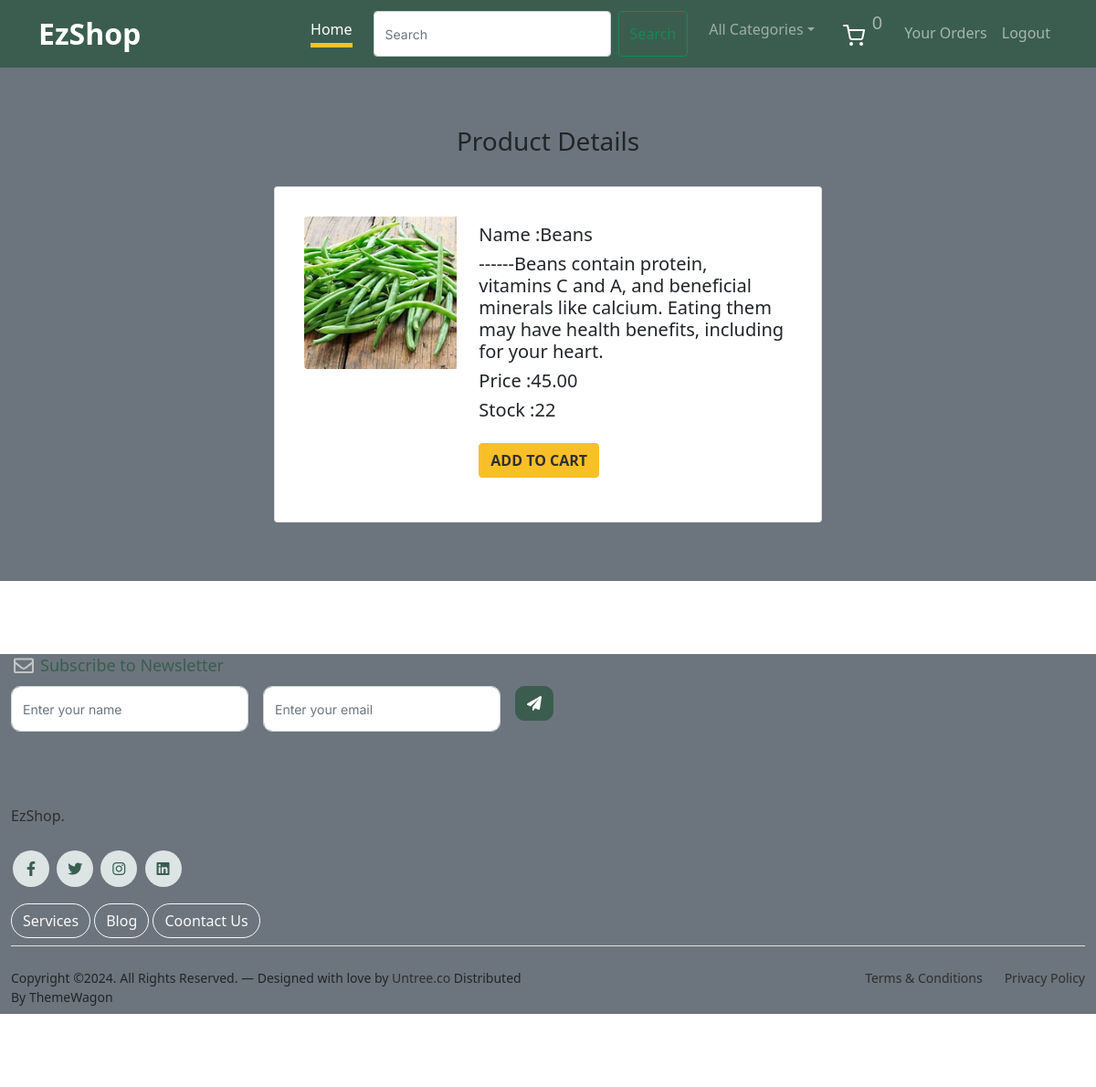
The app's page /productdetails/1 (signed in) with its own data.
### shop/models.py (models this page shows, shortened)
class Product(models.Model):
    name=models.CharField(max_length=30)
    description=models.TextField()
    image=models.ImageField(upload_to="products")
    price=models.DecimalField(max_digits=10,decimal_places=2)
    stock=models.IntegerField()
    available=models.BooleanField(default=True)
    created=models.DateTimeField(auto_now_add=True)
    updated=models.DateTimeField(auto_now=True)
    category=models.ForeignKey(Itemcategory,on_delete=models.CASCADE)

### shop/views.py (the view)
# urls.py: path('productdetails/<int:p>',views.productdetails,name="productdetails"),
def productdetails(request,p):
    pro=Product.objects.get(id=p)
    context={'product':pro}
    return render(request,"productdetails.html",context)

### cart/context_processors.py (called while the page is built)
def countitems(request):
  u=request.user
  count=0
  if request.user.is_authenticated:
      try:
          c=Cart.objects.filter(user=u)
          for i in c:
              count+=i.quantity
      except:
          count=0
  return {'c':count}

### shop/context_processors.py (called while the page is built)
def menulink(request):
    c=Itemcategory.objects.all()
    return {'links':c}

### templates/productdetails.html
{% extends 'base.html' %}
{% load static %}
{% block content %}
<div class="row p-5 bg-secondary">
    <h3 class="text-center mt-3">Product Details</h3>
<div class="card mb-3 mt-4 mx-auto p-4" style="max-width:600px;">
  <div class="row g-0">
    <div class="col-md-4 p-2">
      <img src="{{product.image.url}}" class="img-fluid rounded-start" alt="..." height="600px" width="140%">
    </div>
    <div class="col-md-8">
      <div class="card-body fs-4">
        <h5 class="card-title">Name :{{product.name}}</h5>
        <h5 class="card-title">------{{product.description}}</h5>
         <h5 class="card-title">Price :{{product.price}}</h5>
          <h5 class="card-title">Stock :{{product.stock}}</h5>
          {% if user.is_superuser == True %}
             {% if product.stock > 0 %}
               <h6>Product in Stock</h6>
                  <a href="{% url 'shop:addstock' product.id %}" class="btn btn-secondary fw-bold mt-3 mb-2 text-center">ADD STOCK</a>
                 {% else %}
                   <h5>Product Out of Stock</h5>
          <a href="{% url 'shop:addstock' product.id %}" class="btn btn-secondary fw-bold mt-3 mb-2 text-center">ADD STOCK</a>
          {% endif %}
         {% else %}
          {% if product.stock > 0 %}
          <a href="{% url 'cart:cartview' %}" class="btn btn-secondary fw-bold mt-3 mb-2 text-center">ADD TO CART</a>
         {% else %}
          <h5> Out of Stock </h5>
            {% endif %}
      {% endif %}
      </div>
    </div>
  </div>
</div></div>
{% endblock %}

### static/css/style.css (style rules this page uses)
body { overflow-x: hidden; position: relative; }
body { font-family: "Inter", sans-serif; font-weight: 400; line-height: 28px; color: #6a6a6a; font-size: 14px; }
a { text-decoration: none; -webkit-transition: .3s all ease; -o-transition: .3s all ease; transition: .3s all ease; color: #2f2f2f; text-decoration: underline; }
.btn { font-weight: 600; padding: 12px 30px; border-radius: 30px; color: #ffffff; background: #2f2f2f; border-color: #2f2f2f; }
.btn.btn-secondary { color: #2f2f2f; background: #f9bf29; border-color: #f9bf29; }

### records on screen
Product: image (picture), name "Beans", description "Beans contain protein, vitamins C and A, and beneficial minerals like calcium. Eating them may have health benefits, including for your heart.", price "45.00", stock "22"

### other values on screen
{{ c }} "0"
